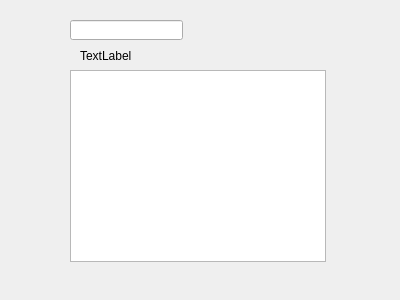
<?xml version="1.0" encoding="UTF-8"?>
<ui version="4.0">
 <class>Widget</class>
 <widget class="QWidget" name="Widget">
  <property name="geometry">
   <rect>
    <x>0</x>
    <y>0</y>
    <width>400</width>
    <height>300</height>
   </rect>
  </property>
  <property name="windowTitle">
   <string>Widget</string>
  </property>
  <widget class="QLineEdit" name="lineEdit">
   <property name="geometry">
    <rect>
     <x>70</x>
     <y>20</y>
     <width>113</width>
     <height>20</height>
    </rect>
   </property>
  </widget>
  <widget class="QLabel" name="label">
   <property name="geometry">
    <rect>
     <x>80</x>
     <y>50</y>
     <width>54</width>
     <height>12</height>
    </rect>
   </property>
   <property name="text">
    <string>TextLabel</string>
   </property>
  </widget>
  <widget class="QTextBrowser" name="textBrowser">
   <property name="geometry">
    <rect>
     <x>70</x>
     <y>70</y>
     <width>256</width>
     <height>192</height>
    </rect>
   </property>
  </widget>
 </widget>
 <layoutdefault spacing="6" margin="11"/>
 <resources/>
 <connections/>
</ui>
